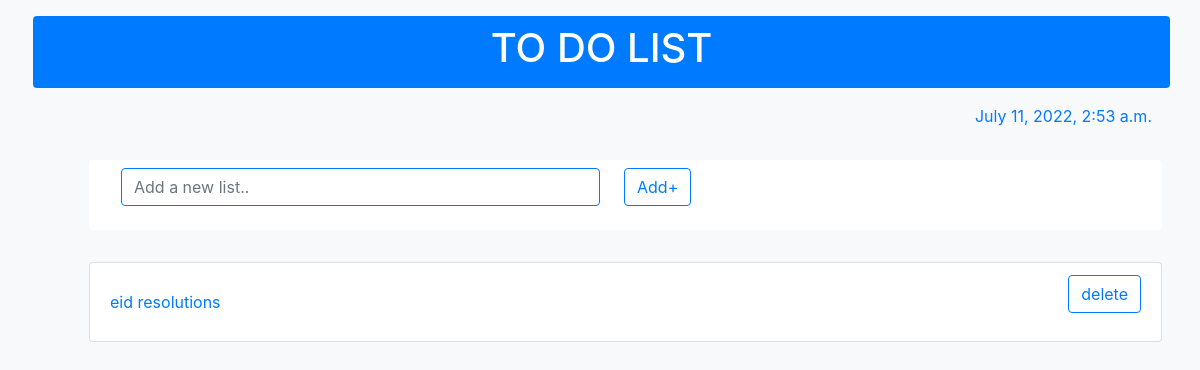
The app's page /, older data.
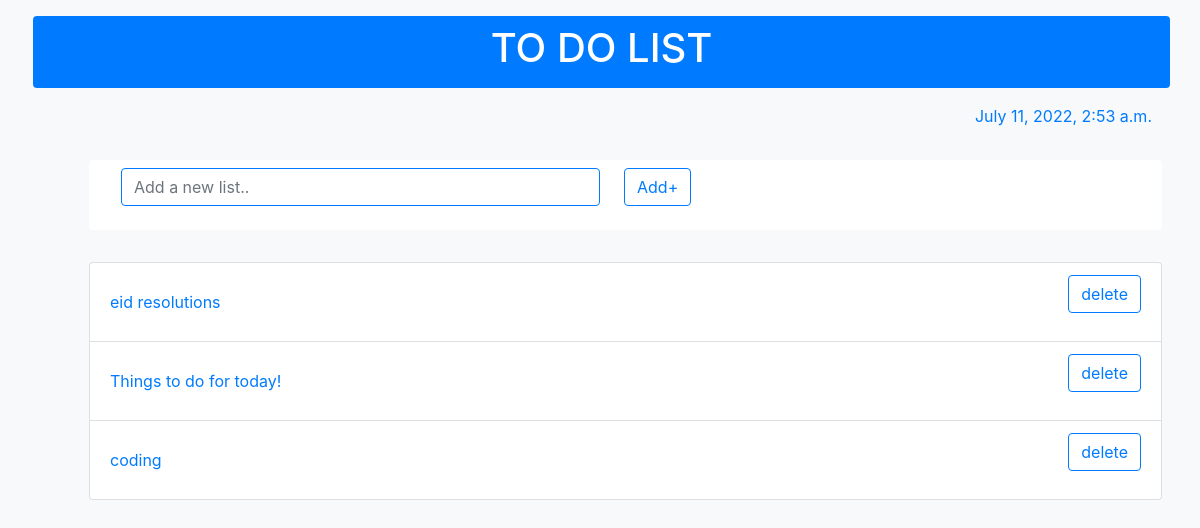
The same page, newer data.
### main/models.py (models this page shows, shortened)
class ToDoList(models.Model):
    title = models.TextField(max_length=200,unique=True)
    class Meta:
        verbose_name_plural='1. TO DO LIST'

### main/views.py (the view)
# urls.py: path('',views.index,name='index'),
def index(request):
    today = datetime.today()
    all_lists = ToDoList.objects.all()
    all_items = ToDoListItems.objects.all()
    return render(request,'todo.html',{'all_lists' : all_lists,'all_items':all_items,'today':today})

### templates/todo.html (shortened to what this page needs)
{% extends "base.html" %}
{% block content %}
<head>
</head>
<html>
    <body>
<section class="pl-5"> <p class=" text-right text-primary pr-5"> {{today}}</p>
    <div class="row container-fluid pl-5">
        <div class="container-fluid text-center pl-2 pr-2 my-3">
            <nav class="navbar rounded bg-white container pl-3 pr-3 ">
                <form class="form-inline" action="/addtodoitem/" method='post'>
                <span class=" text-primary">
                    <span class="pl-3"></span><input class="form-control mr-sm-2 border-primary" type="text" size="40" name="content" placeholder="Add a new list.." >
                </span>
                <span class="pl-3  pr-5">
                    <button class="btn   text-2 btn-outline-primary my-2 my-sm-0" value="add" type="submit">Add&plus;</button>
                </span>
                </form>
            </nav>
        </div>
        </div>
        <div class="row container-fluid pl-5">
        <div class="container pl-2 pr-2 my-3">
        <ul class="list-group">
            {% for i in all_lists %}
            <li class="list-group-item d-flex justify-content-between align-items-center">
                <a href="/todoitem-list/{{i.id}}">{{i.title}}
                </a>
                <span class="">
                    <form action="deleteitem/{{i.id}}" method="post">
                        <button class="btn btn-outline-primary my-2 my-sm-0" value="add" type="submit">delete</button>
                    </form>
                </span>
            </li>
            {% empty %}
            <h4>You have no lists!</h4>
            {% endfor %}
        </ul>
    </div>
</div>
</section>
</body>
</html>
{% endblock %}

Row changes from the older to the newer data that the page shows:
added ToDoList: title "Things to do for today!"
added ToDoList: title "coding"
